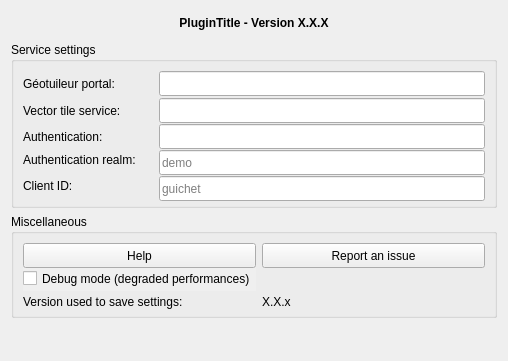
<?xml version="1.0" encoding="UTF-8"?>
<ui version="4.0">
 <class>Form</class>
 <widget class="QWidget" name="Form">
  <property name="geometry">
   <rect>
    <x>0</x>
    <y>0</y>
    <width>508</width>
    <height>361</height>
   </rect>
  </property>
  <property name="windowTitle">
   <string>Form</string>
  </property>
  <property name="locale">
   <locale language="English" country="UnitedStates"/>
  </property>
  <layout class="QVBoxLayout" name="verticalLayout">
   <item>
    <widget class="QLabel" name="lbl_title">
     <property name="minimumSize">
      <size>
       <width>0</width>
       <height>25</height>
      </size>
     </property>
     <property name="maximumSize">
      <size>
       <width>16777215</width>
       <height>30</height>
      </size>
     </property>
     <property name="font">
      <font>
       <weight>75</weight>
       <bold>true</bold>
      </font>
     </property>
     <property name="locale">
      <locale language="English" country="UnitedStates"/>
     </property>
     <property name="text">
      <string>&lt;html&gt;&lt;head/&gt;&lt;body&gt;&lt;p align=&quot;center&quot;&gt;&lt;span style=&quot; font-weight:600;&quot;&gt;PluginTitle - Version X.X.X&lt;/span&gt;&lt;/p&gt;&lt;/body&gt;&lt;/html&gt;</string>
     </property>
     <property name="scaledContents">
      <bool>true</bool>
     </property>
     <property name="alignment">
      <set>Qt::AlignCenter</set>
     </property>
     <property name="wordWrap">
      <bool>true</bool>
     </property>
     <property name="openExternalLinks">
      <bool>false</bool>
     </property>
     <property name="textInteractionFlags">
      <set>Qt::TextSelectableByMouse</set>
     </property>
    </widget>
   </item>
   <item>
    <widget class="QGroupBox" name="grp_network">
     <property name="minimumSize">
      <size>
       <width>0</width>
       <height>25</height>
      </size>
     </property>
     <property name="title">
      <string>Service settings</string>
     </property>
     <layout class="QGridLayout" name="gridLayout_2">
      <item row="1" column="1">
       <widget class="QLineEdit" name="lne_url_service_vt">
        <property name="minimumSize">
         <size>
          <width>250</width>
          <height>25</height>
         </size>
        </property>
        <property name="maximumSize">
         <size>
          <width>1000</width>
          <height>30</height>
         </size>
        </property>
        <property name="inputMethodHints">
         <set>Qt::ImhUrlCharactersOnly</set>
        </property>
       </widget>
      </item>
      <item row="2" column="0">
       <widget class="QLabel" name="lbl_url_auth">
        <property name="minimumSize">
         <size>
          <width>130</width>
          <height>25</height>
         </size>
        </property>
        <property name="maximumSize">
         <size>
          <width>16777215</width>
          <height>30</height>
         </size>
        </property>
        <property name="text">
         <string>Authentication:</string>
        </property>
       </widget>
      </item>
      <item row="0" column="1">
       <widget class="QLineEdit" name="lne_url_geotuileur">
        <property name="minimumSize">
         <size>
          <width>250</width>
          <height>25</height>
         </size>
        </property>
        <property name="maximumSize">
         <size>
          <width>1000</width>
          <height>30</height>
         </size>
        </property>
        <property name="inputMethodHints">
         <set>Qt::ImhUrlCharactersOnly</set>
        </property>
       </widget>
      </item>
      <item row="0" column="0">
       <widget class="QLabel" name="lbl_url_geotuileur">
        <property name="minimumSize">
         <size>
          <width>130</width>
          <height>25</height>
         </size>
        </property>
        <property name="maximumSize">
         <size>
          <width>16777215</width>
          <height>30</height>
         </size>
        </property>
        <property name="text">
         <string>Géotuileur portal:</string>
        </property>
       </widget>
      </item>
      <item row="3" column="1">
       <widget class="QLineEdit" name="lne_auth_realm">
        <property name="minimumSize">
         <size>
          <width>0</width>
          <height>25</height>
         </size>
        </property>
        <property name="maximumSize">
         <size>
          <width>1000</width>
          <height>30</height>
         </size>
        </property>
        <property name="inputMethodHints">
         <set>Qt::ImhLatinOnly|Qt::ImhPreferLowercase</set>
        </property>
        <property name="placeholderText">
         <string>demo</string>
        </property>
       </widget>
      </item>
      <item row="2" column="1">
       <widget class="QLineEdit" name="lne_url_auth">
        <property name="minimumSize">
         <size>
          <width>250</width>
          <height>25</height>
         </size>
        </property>
        <property name="maximumSize">
         <size>
          <width>1000</width>
          <height>30</height>
         </size>
        </property>
        <property name="inputMethodHints">
         <set>Qt::ImhUrlCharactersOnly</set>
        </property>
       </widget>
      </item>
      <item row="3" column="0">
       <widget class="QLabel" name="lbl_auth_realm">
        <property name="maximumSize">
         <size>
          <width>16777215</width>
          <height>30</height>
         </size>
        </property>
        <property name="text">
         <string>Authentication realm:</string>
        </property>
       </widget>
      </item>
      <item row="1" column="0">
       <widget class="QLabel" name="lbl_url_service_vt">
        <property name="minimumSize">
         <size>
          <width>130</width>
          <height>25</height>
         </size>
        </property>
        <property name="maximumSize">
         <size>
          <width>16777215</width>
          <height>30</height>
         </size>
        </property>
        <property name="text">
         <string>Vector tile service:</string>
        </property>
       </widget>
      </item>
      <item row="4" column="1">
       <widget class="QLineEdit" name="lne_auth_client_id">
        <property name="minimumSize">
         <size>
          <width>0</width>
          <height>25</height>
         </size>
        </property>
        <property name="maximumSize">
         <size>
          <width>1000</width>
          <height>30</height>
         </size>
        </property>
        <property name="placeholderText">
         <string>guichet</string>
        </property>
       </widget>
      </item>
      <item row="4" column="0">
       <widget class="QLabel" name="lbl_auth_client_id">
        <property name="maximumSize">
         <size>
          <width>16777215</width>
          <height>30</height>
         </size>
        </property>
        <property name="text">
         <string>Client ID:</string>
        </property>
       </widget>
      </item>
     </layout>
    </widget>
   </item>
   <item>
    <widget class="QGroupBox" name="grp_misc">
     <property name="minimumSize">
      <size>
       <width>0</width>
       <height>100</height>
      </size>
     </property>
     <property name="locale">
      <locale language="English" country="UnitedStates"/>
     </property>
     <property name="title">
      <string>Miscellaneous</string>
     </property>
     <property name="flat">
      <bool>false</bool>
     </property>
     <layout class="QGridLayout" name="gridLayout">
      <item row="1" column="0">
       <widget class="QCheckBox" name="opt_debug">
        <property name="minimumSize">
         <size>
          <width>0</width>
          <height>25</height>
         </size>
        </property>
        <property name="maximumSize">
         <size>
          <width>16777215</width>
          <height>30</height>
         </size>
        </property>
        <property name="toolTip">
         <string>Enable debug mode.</string>
        </property>
        <property name="autoFillBackground">
         <bool>true</bool>
        </property>
        <property name="locale">
         <locale language="English" country="UnitedStates"/>
        </property>
        <property name="text">
         <string>Debug mode (degraded performances)</string>
        </property>
        <property name="tristate">
         <bool>false</bool>
        </property>
       </widget>
      </item>
      <item row="2" column="1">
       <widget class="QLabel" name="lbl_version_saved_value">
        <property name="minimumSize">
         <size>
          <width>0</width>
          <height>25</height>
         </size>
        </property>
        <property name="maximumSize">
         <size>
          <width>16777215</width>
          <height>30</height>
         </size>
        </property>
        <property name="locale">
         <locale language="English" country="UnitedStates"/>
        </property>
        <property name="text">
         <string notr="true">X.X.x</string>
        </property>
        <property name="textInteractionFlags">
         <set>Qt::NoTextInteraction</set>
        </property>
       </widget>
      </item>
      <item row="2" column="0">
       <widget class="QLabel" name="lbl_version_saved">
        <property name="minimumSize">
         <size>
          <width>0</width>
          <height>25</height>
         </size>
        </property>
        <property name="maximumSize">
         <size>
          <width>16777215</width>
          <height>30</height>
         </size>
        </property>
        <property name="locale">
         <locale language="English" country="UnitedStates"/>
        </property>
        <property name="text">
         <string>Version used to save settings:</string>
        </property>
       </widget>
      </item>
      <item row="0" column="0">
       <widget class="QPushButton" name="btn_help">
        <property name="minimumSize">
         <size>
          <width>200</width>
          <height>25</height>
         </size>
        </property>
        <property name="maximumSize">
         <size>
          <width>500</width>
          <height>30</height>
         </size>
        </property>
        <property name="locale">
         <locale language="English" country="UnitedStates"/>
        </property>
        <property name="text">
         <string>Help</string>
        </property>
       </widget>
      </item>
      <item row="0" column="1">
       <widget class="QPushButton" name="btn_report">
        <property name="minimumSize">
         <size>
          <width>200</width>
          <height>25</height>
         </size>
        </property>
        <property name="maximumSize">
         <size>
          <width>500</width>
          <height>30</height>
         </size>
        </property>
        <property name="locale">
         <locale language="English" country="UnitedStates"/>
        </property>
        <property name="text">
         <string>Report an issue</string>
        </property>
        <property name="icon">
         <iconset>
          <normaloff>:/plugins/qtribu/resources/images/bullhorn.svg</normaloff>:/plugins/qtribu/resources/images/bullhorn.svg</iconset>
        </property>
       </widget>
      </item>
     </layout>
    </widget>
   </item>
   <item>
    <spacer name="verticalSpacer">
     <property name="orientation">
      <enum>Qt::Vertical</enum>
     </property>
     <property name="sizeHint" stdset="0">
      <size>
       <width>20</width>
       <height>56</height>
      </size>
     </property>
    </spacer>
   </item>
  </layout>
 </widget>
 <resources/>
 <connections/>
</ui>
